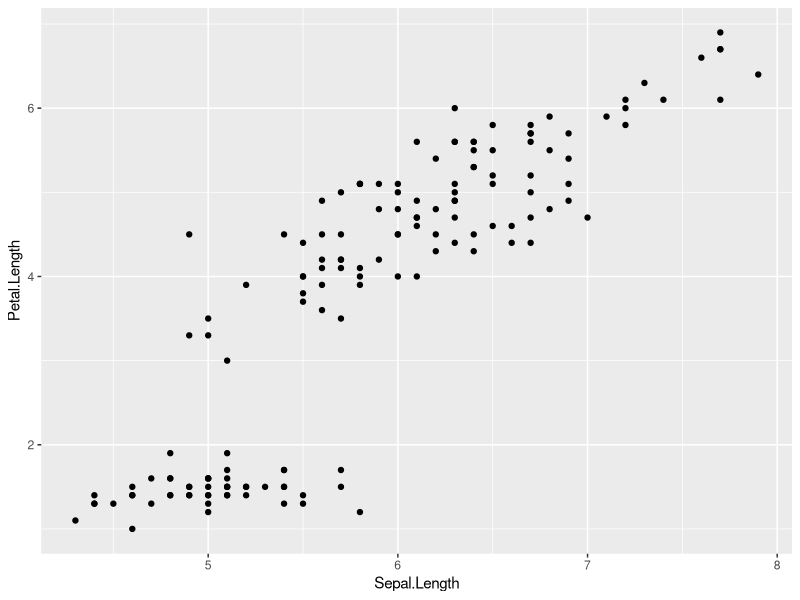
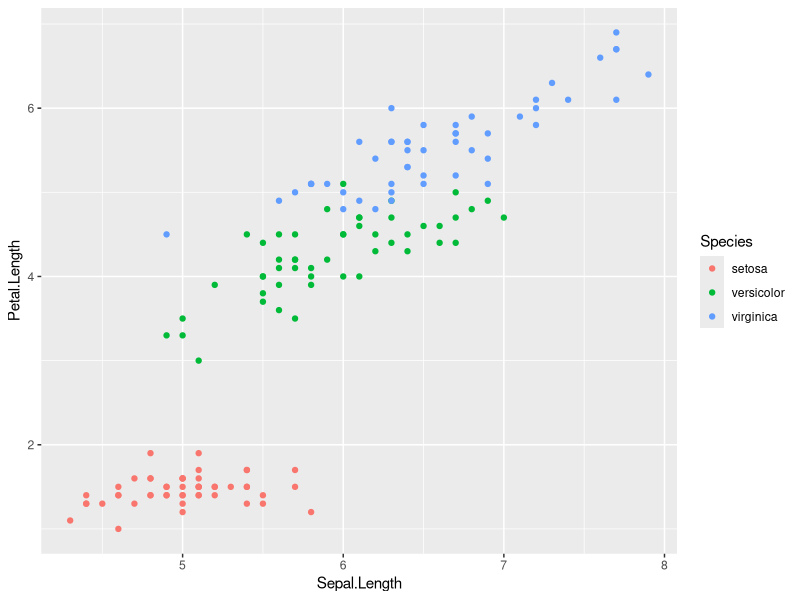
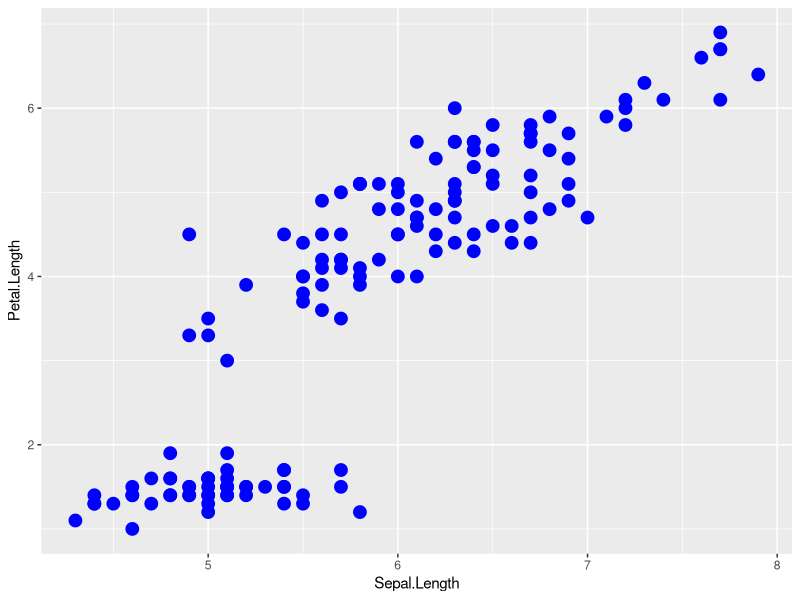
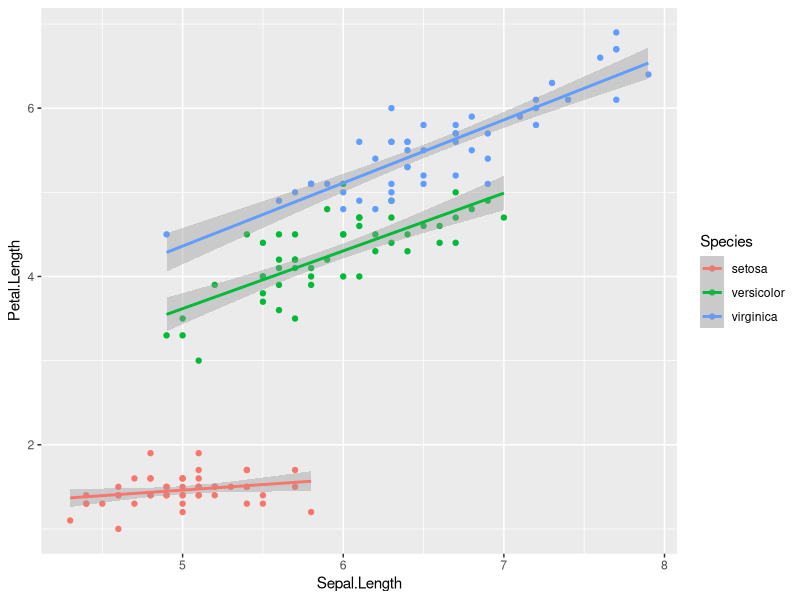
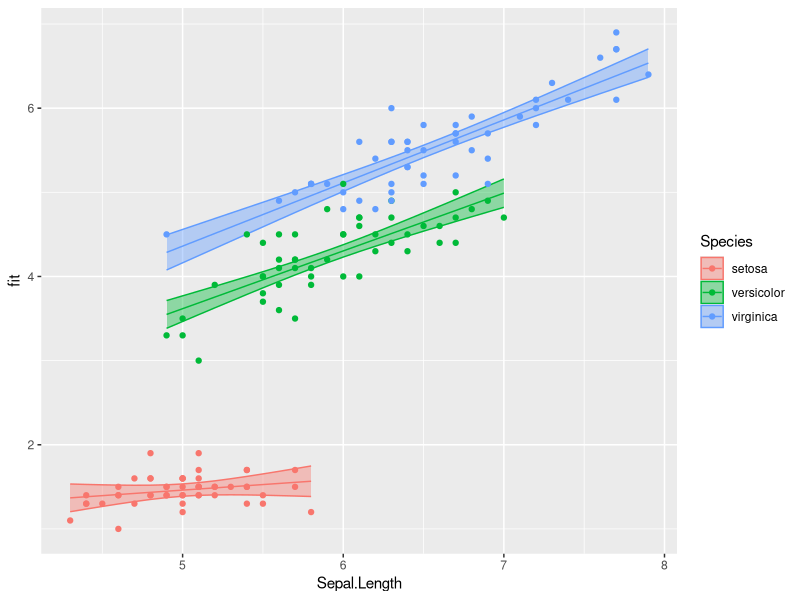
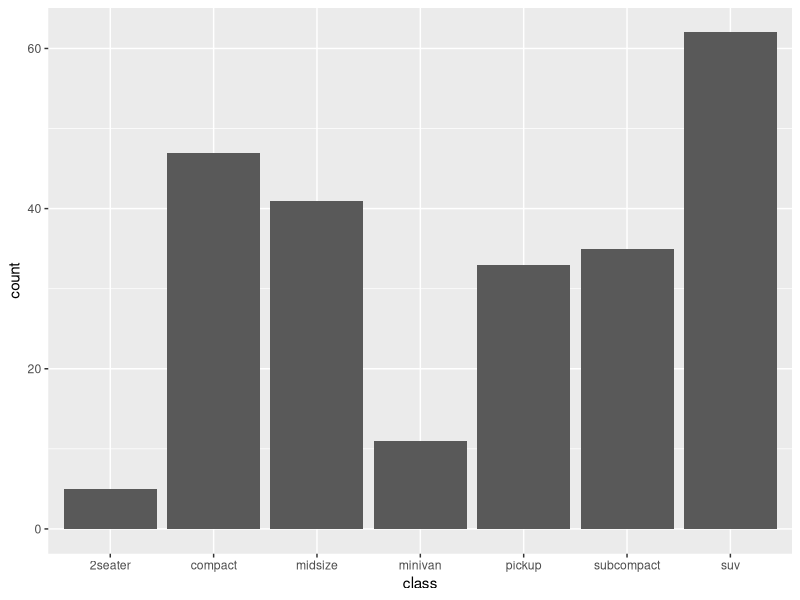
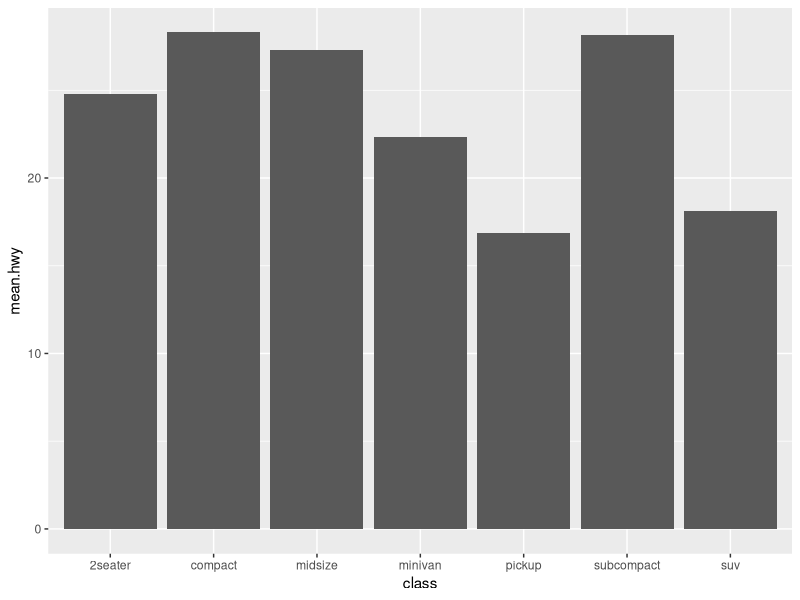
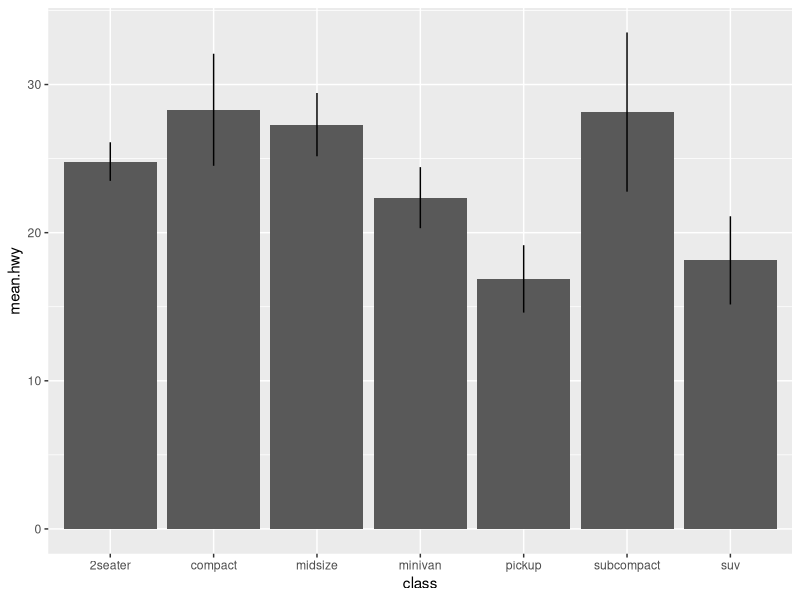

The R source for these figures, in order:
## ---- chunk 1
# Unattach any packages that happen to already be loaded. In general this is unecessary
# but is important for the creation of the book to not have package namespaces
# fighting unexpectedly.
pkgs = names(sessionInfo()$otherPkgs)
if( length(pkgs > 0)){
  pkgs = paste('package:', pkgs, sep = "")
  for( i in 1:length(pkgs)){
    detach(pkgs[i], character.only = TRUE, force=TRUE)
  }
}
## ---- chunk 2
library(ggplot2)  # my favorite graphing system
library(dplyr)    # data frame manipulations
## ---- chunk 3
data(iris)  # load the iris dataset that comes with R
str(iris)   # what columns do we have to play with...
## ---- chunk 4
ggplot( data=iris, aes(x=Sepal.Length, y=Petal.Length) ) +  
	geom_point(  )
## ---- chunk 5
ggplot( data=iris, aes(x=Sepal.Length, y=Petal.Length, color=Species) ) +  
	geom_point(  )
## ---- chunk 6
ggplot( data=iris, aes(x=Sepal.Length, y=Petal.Length) ) +  
	geom_point( color='blue', size=4 )
## ---- chunk 7
ggplot( data=iris, aes(x=Sepal.Length, y=Petal.Length, color=Species) ) +  
  geom_point( ) +
  geom_smooth( method='lm' ) # fit a regression to each species
## ---- chunk 8
model <- lm( Petal.Length ~ Sepal.Length * Species, data=iris) # fit the model
iris <- cbind( iris, predict(model, interval='conf') )         # calc yhat, CI
ggplot(iris, aes(x=Sepal.Length, color=Species, fill=Species)) +
  geom_ribbon( aes(ymin=lwr, ymax=upr), alpha=.4) +  # alpha is the opacity of the ribbon
  geom_line( aes(y=fit)) +
  geom_point( aes(y=Petal.Length))
## ---- chunk 9
data(mpg, package='ggplot2')  # load the dataset
str(mpg)
## ---- chunk 10
ggplot(mpg, aes(x=class)) +
  geom_bar()
## ---- chunk 11
mpg.small <- mpg %>%
  group_by(class) %>%
  summarise(mean.hwy = mean(hwy),
            sd.hwy   = sd(hwy),
            num.obs  = n() )

ggplot(mpg.small, aes(x=class, y=mean.hwy)) +
  geom_bar( stat = 'identity' )              # no further summarization!
## ---- chunk 12
ggplot(mpg.small, aes(x=class, y=mean.hwy,
                      ymin = mean.hwy-sd.hwy, 
                      ymax = mean.hwy+sd.hwy)) +
  geom_bar( stat = 'identity' ) +
  geom_linerange()
## ---- chunk 13
ggplot(mpg, aes(x=class, y=hwy)) +
  geom_boxplot()
## ---- chunk 14
# Calculate the mean and sd of the Petal Widths for each species
stats <- iris %>% 
  group_by(Species) %>%
  summarize( Mean = mean(Petal.Width),                 # Mean   = ybar
             StdErr = sd(Petal.Width)/sqrt(n()) ) %>%  # StdErr = s / sqrt(n)
  mutate( lwr = Mean - StdErr,
          upr = Mean + StdErr )
stats
## ---- chunk 15
ggplot(stats, aes(x=Species)) +
  geom_bar( aes(y=Mean), stat='identity') +
  geom_errorbar( aes(ymin=lwr, ymax=upr) )
## ---- chunk 16
ggplot(stats, aes(x=Species)) +
  geom_bar( aes(y=Mean), stat='identity', fill='grey', width=.6) +
  geom_errorbar( aes(ymin=lwr, ymax=upr), color='red', width=.4 )
## ---- chunk 17
ggplot(stats, aes(x=Species)) +
  geom_errorbar( aes(ymin=lwr, ymax=upr), color='red', width=.4 ) +
  geom_bar( aes(y=Mean), stat='identity', fill='grey', width=.6)
## ---- chunk 18
data <- data.frame(x=rexp(10000, rate=1/5))
ggplot(data, aes(x=x)) + 
  geom_histogram() 
## ---- chunk 19
ggplot(data, aes(x=x, y=..density..)) + 
  geom_histogram(binwidth=.25) 
## ---- chunk 20
ggplot(data, aes(x=x, y=..density..)) + 
  geom_histogram(binwidth=.25) +
  geom_density(color='red', size=1.5)
## ---- chunk 21
# Treat the number of cylinders in a car as a categorical variable (4,6 or 8)
mtcars$cyl <- factor(mtcars$cyl) 

ggplot(mtcars, aes(x=wt, y=mpg, col=cyl)) +
   geom_point() +
  labs( title='Weight vs Miles per Gallon') +
  labs( x="Weight in tons (2000 lbs)" ) +
  labs( y="Miles per Gallon (US)") +
  labs( color="Cylinders")     
## ---- chunk 22
# define 1000 points to do a "connect-the-dots"
plot.data <- data.frame( x=seq(0,10, length=1000) ) %>%
  mutate( density = df(x, 5, 30) )

ggplot(plot.data, aes(x=x, y=density)) +
  geom_line()  +   # just a line
  geom_area()      # shade in the area under the line
## ---- chunk 23
plot.data <- data.frame( x=seq(0,10, length=1000) ) %>%
  mutate( density = df(x, 5, 30),
          Group = ifelse(x <= 2.5, 'Less','Greater') )

ggplot(plot.data, aes(x=x, y=density, fill=Group)) +
  geom_area() +
  geom_line() 
## ---- chunk 24
plot.data <- data.frame( x=seq(0,10) ) %>%
  mutate( probability = dpois(x, lambda=2) )

ggplot(plot.data, aes(x=x)) +
  geom_point( aes(y=probability) ) +
  geom_linerange(aes(ymax=probability), ymin=0) 
## ---- chunk 25
    Rosy <- data.frame(
      times = c(15, 11, 9, 12, 5, 2, 3),
      day   = 1:7,
      yhat  = c(14.36, 12.29, 10.21, 8.14, 6.07, 4.00,  1.93),
      lwr   = c( 9.54,  8.5,   7.22, 5.47, 3.08, 0.22, -2.89),
      upr   = c(19.18, 16.07, 13.2, 10.82, 9.06, 7.78,  6.75))
